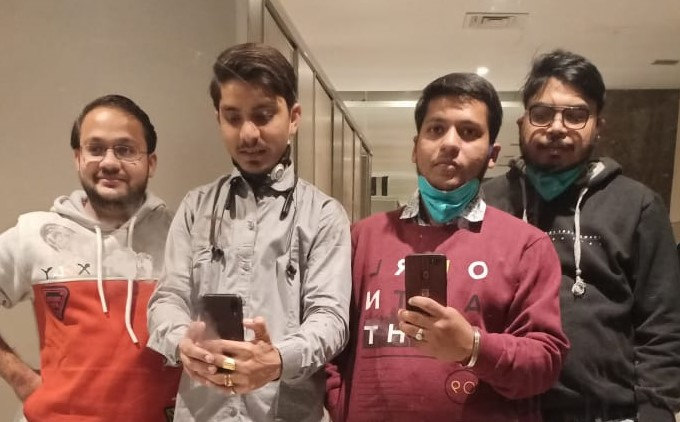
#> input picture test.jpeg, 680 x 422 px
$ python main.py
#> lines starting #> are read from the running program, lines starting #| are printed output that depends on the picture; after the words box and inside, x2 and y2 are one past the last pixel; in counts of white or black regions, pixels touching at a corner belong together
import cv2

# Load the cascade file
face_cascade = cv2.CascadeClassifier('haarcascade_frontalface_default.xml')
# Read the given image
uvfile = cv2.imread('test.jpeg')
#> uvfile is the input picture: shape (422, 680, 3); mean B, G, R 96.5, 110, 142.8
# Convert the image into grayscales
gray = cv2.cvtColor(uvfile, cv2.COLOR_BGR2GRAY)
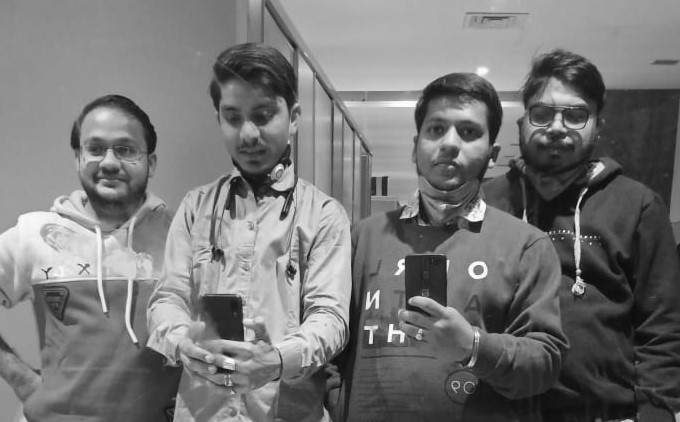
#> gray: shape (422, 680); min 5, max 255, mean 118.2
# Detect the faces in the image
faces = face_cascade.detectMultiScale(gray, 1.1, 4)
#> faces = [[516, 82, 85, 85], [65, 113, 90, 90], [202, 82, 95, 95], [403, 91, 99, 99]]
# Draw rectangle around the faces in the given image
for (x, y, w, h) in faces:
    cv2.rectangle(uvfile, (x, y), (x+w, y+h), (0, 255, 0), 2)
#> this loop made 4 passes
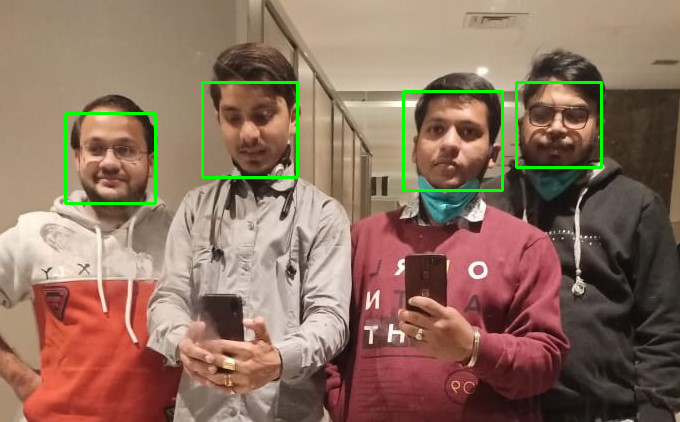
#> uvfile: shape (422, 680, 3); 1.54% of pixels changed, all inside (x1, y1, x2, y2) = (64, 81, 603, 205)
# Display the output
cv2.imshow('uvfile', uvfile )
cv2.waitKey()
